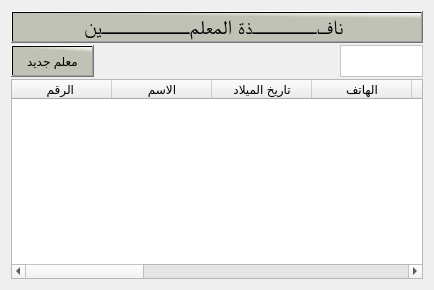
                   <widget class="QWidget" name="tab_232">
                    <attribute name="title">
                     <string>ادارة المعلمين</string>
                    </attribute>
                    <layout class="QGridLayout" name="gridLayout_13">
                     <item row="0" column="0">
                      <layout class="QVBoxLayout" name="verticalLayout_303" stretch="5,5,90">
                       <property name="spacing">
                        <number>2</number>
                       </property>
                       <item>
                        <widget class="QPushButton" name="pushButton_551">
                         <property name="font">
                          <font>
                           <family>Motken K Sina</family>
                           <pointsize>15</pointsize>
                           <weight>9</weight>
                           <italic>false</italic>
                           <bold>false</bold>
                          </font>
                         </property>
                         <property name="cursor">
                          <cursorShape>PointingHandCursor</cursorShape>
                         </property>
                         <property name="styleSheet">
                          <string notr="true">background-color: qlineargradient(spread:pad, x1:0.964478, y1:0.193, x2:1, y2:0, stop:0 rgba(191, 194, 181, 255), stop:1 rgba(255, 255, 255, 255));
color:rgb(0, 0, 0);

  font: 75 15pt &quot;Motken K Sina&quot;;</string>
                         </property>
                         <property name="text">
                          <string>نافــــــــذة المعلمـــــــــــين </string>
                         </property>
                         <property name="flat">
                          <bool>false</bool>
                         </property>
                        </widget>
                       </item>
                       <item>
                        <layout class="QHBoxLayout" name="horizontalLayout_473" stretch="20,40,20,20">
                         <property name="spacing">
                          <number>20</number>
                         </property>
                         <item>
                          <widget class="QPushButton" name="btnAddNewTeacher">
                           <property name="maximumSize">
                            <size>
                             <width>160</width>
                             <height>50</height>
                            </size>
                           </property>
                           <property name="layoutDirection">
                            <enum>Qt::LeftToRight</enum>
                           </property>
                           <property name="styleSheet">
                            <string notr="true">background-color: qlineargradient(spread:pad, x1:0.964478, y1:0.193, x2:1, y2:0, stop:0 rgba(191, 194, 181, 255), stop:1 rgba(255, 255, 255, 255));
color:rgb(0, 0, 0);

font: 18pt &quot;Mohammad Annoktah&quot;;

font: 15pt &quot;PT Bold Heading&quot;;</string>
                           </property>
                           <property name="text">
                            <string>معلم جديد</string>
                           </property>
                           <property name="icon">
                            <iconset>
                             <normaloff>icons/اضافة.svg</normaloff>icons/اضافة.svg</iconset>
                           </property>
                           <property name="iconSize">
                            <size>
                             <width>30</width>
                             <height>30</height>
                            </size>
                           </property>
                          </widget>
                         </item>
                         <item>
                          <spacer name="horizontalSpacer_131">
                           <property name="orientation">
                            <enum>Qt::Horizontal</enum>
                           </property>
                           <property name="sizeHint" stdset="0">
                            <size>
                             <width>40</width>
                             <height>20</height>
                            </size>
                           </property>
                          </spacer>
                         </item>
                         <item>
                          <widget class="QLabel" name="label_399">
                           <property name="maximumSize">
                            <size>
                             <width>40</width>
                             <height>40</height>
                            </size>
                           </property>
                           <property name="focusPolicy">
                            <enum>Qt::StrongFocus</enum>
                           </property>
                           <property name="styleSheet">
                            <string notr="true"/>
                           </property>
                           <property name="text">
                            <string/>
                           </property>
                           <property name="pixmap">
                            <pixmap>icons/بحث.svg</pixmap>
                           </property>
                           <property name="scaledContents">
                            <bool>true</bool>
                           </property>
                          </widget>
                         </item>
                         <item>
                          <widget class="QTextEdit" name="txtTeachersSearch">
                           <property name="sizePolicy">
                            <sizepolicy hsizetype="Expanding" vsizetype="Expanding">
                             <horstretch>0</horstretch>
                             <verstretch>0</verstretch>
                            </sizepolicy>
                           </property>
                           <property name="minimumSize">
                            <size>
                             <width>15</width>
                             <height>32</height>
                            </size>
                           </property>
                           <property name="maximumSize">
                            <size>
                             <width>250</width>
                             <height>40</height>
                            </size>
                           </property>
                           <property name="sizeIncrement">
                            <size>
                             <width>15</width>
                             <height>15</height>
                            </size>
                           </property>
                           <property name="layoutDirection">
                            <enum>Qt::LeftToRight</enum>
                           </property>
                           <property name="styleSheet">
                            <string notr="true">color: rgb(0, 0, 0);
font: 10pt &quot;MS Shell Dlg 2&quot;;
background-color: rgb(255, 255, 255);</string>
                           </property>
                          </widget>
                         </item>
                        </layout>
                       </item>
                       <item>
                        <layout class="QHBoxLayout" name="horizontalLayout_474">
                         <item>
                          <widget class="QTableWidget" name="tblTeachers">
                           <property name="styleSheet">
                            <string notr="true">QTableWidget {
    background-color: #FFFFFF;
    alternate-background-color:rgb(0, 0, 0);
    font: 9pt &quot;PT Bold Heading&quot;;
    font-weight: bold;
 color:rgb(0, 0, 0)
}

 background-color: qlineargradient(spread:pad, x1:0.964478, y1:0.193, x2:1, y2:0, stop:0 rgba(191, 194, 181, 255), stop:1 rgba(255, 255, 255, 255));
color:rgb(0, 0, 0);</string>
                           </property>
                           <column>
                            <property name="text">
                             <string>الرقم </string>
                            </property>
                           </column>
                           <column>
                            <property name="text">
                             <string>الاسم</string>
                            </property>
                           </column>
                           <column>
                            <property name="text">
                             <string>تاريخ الميلاد</string>
                            </property>
                           </column>
                           <column>
                            <property name="text">
                             <string>الهاتف</string>
                            </property>
                           </column>
                           <column>
                            <property name="text">
                             <string>المؤهل</string>
                            </property>
                           </column>
                           <column>
                            <property name="text">
                             <string>سنة التخرج</string>
                            </property>
                           </column>
                           <column>
                            <property name="text">
                             <string>نوع الوردية</string>
                            </property>
                           </column>
                           <column>
                            <property name="text">
                             <string>التخصص</string>
                            </property>
                           </column>
                           <column>
                            <property name="text">
                             <string>المهمة</string>
                            </property>
                           </column>
                           <column>
                            <property name="text">
                             <string>سنوات الخبرة</string>
                            </property>
                           </column>
                           <column>
                            <property name="text">
                             <string>الحالة</string>
                            </property>
                           </column>
                           <column>
                            <property name="text">
                             <string>البصمة</string>
                            </property>
                           </column>
                           <column>
                            <property name="text">
                             <string>العمليات</string>
                            </property>
                           </column>
                          </widget>
                         </item>
                        </layout>
                       </item>
                      </layout>
                     </item>
                    </layout>
                   </widget>
